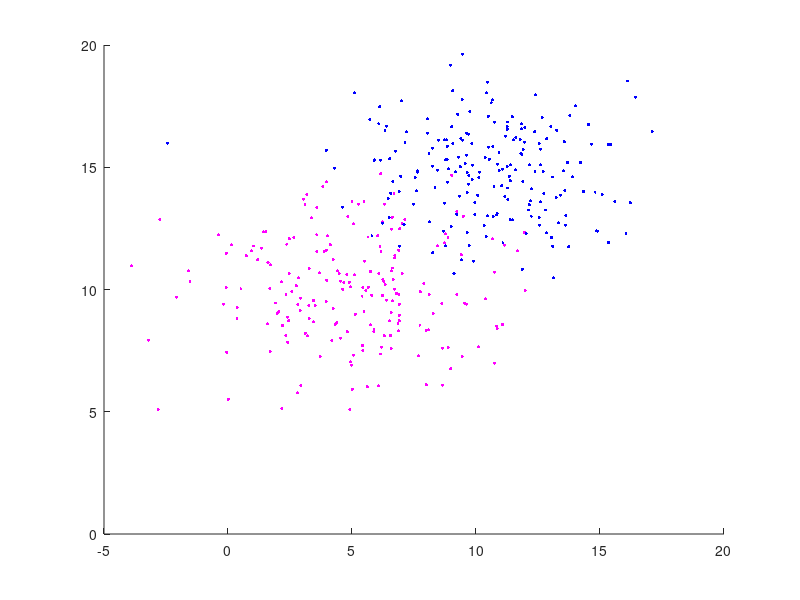
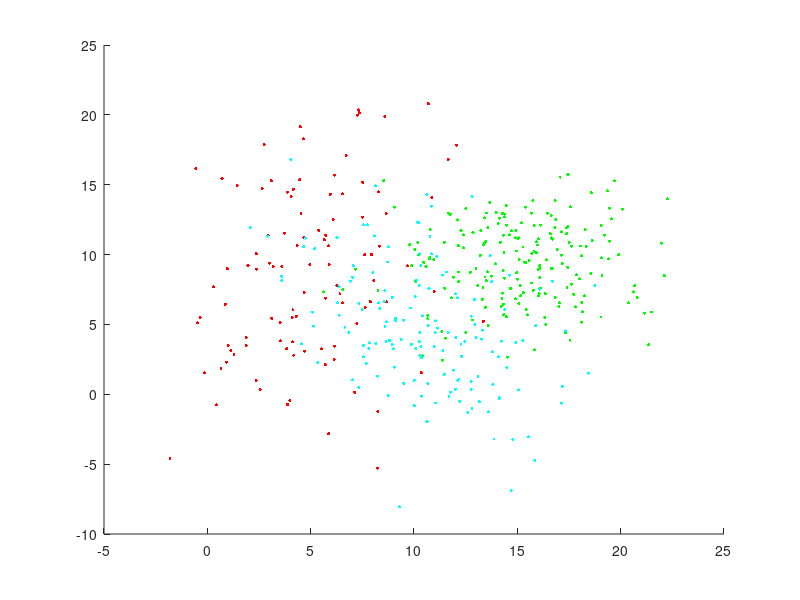
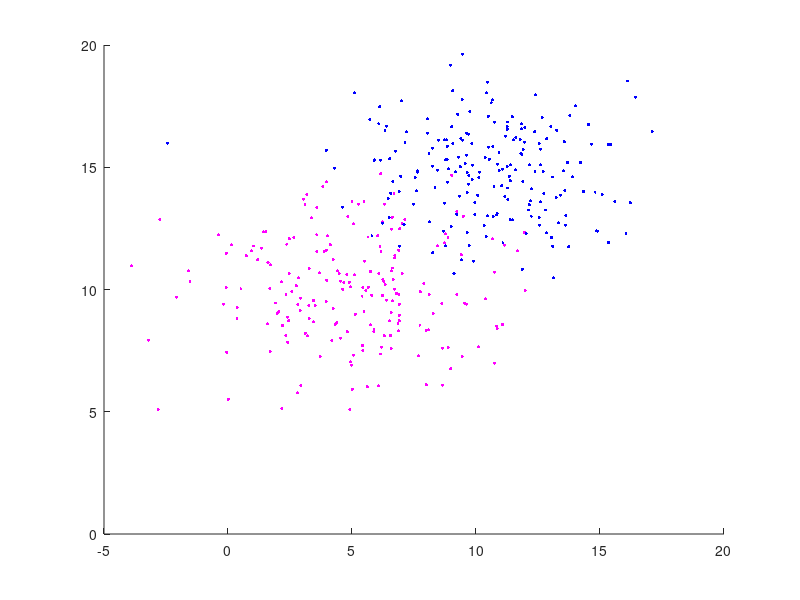
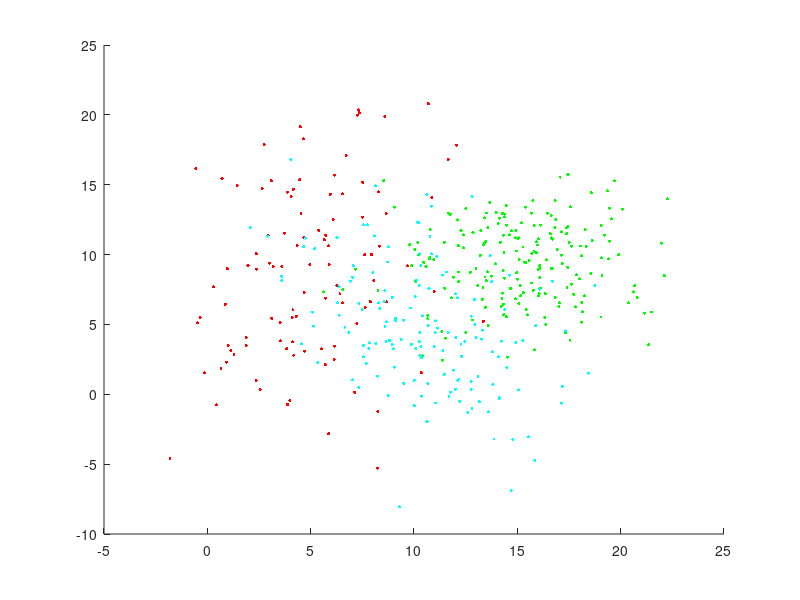

Recreate these plots in MATLAB, in order. (Note: this script raises an error after producing the figures.)
function main

    clear;
    clf();

    gridSize = 0.1;
    k = 5;
    
    %CASE 1:

    Na = 200;
    muA = [5; 10];
    covarA = [8 0; 0 4];
    colourA = 'm';

    Nb = 200;
    muB = [10; 15];
    covarB = [8 0; 0 4];
    colourB = 'b';

    %CASE 2:
    Nc = 100;
    muC = [5; 10];
    covarC = [8 4; 4 40];
    colourC = 'r';

    Nd = 200;
    muD = [15; 10];
    covarD = [8 0; 0 8];
    colourD = 'g';

    Ne = 150;
    muE = [10; 5];
    covarE = [10 -5; -5 20;];
    colourE = 'c';

    %Generate bivariate normal distribution with mean vector and covariance
    %matrix
    dataA = gen_normal_distribution(Na, muA, covarA);
    dataATest = gen_normal_distribution(Na, muA, covarA);
    figure(1);
    scatter(dataA(:,1), dataA(:,2), 5, colourA, 'filled');
    hold on;
    figure(3);
    scatter(dataA(:,1), dataA(:,2), 5, colourA, 'filled');
    hold on;

    dataB = gen_normal_distribution(Nb, muB, covarB);
    dataBTest = gen_normal_distribution(Nb, muB, covarB);
    figure(1);
    scatter(dataB(:,1), dataB(:,2), 5, colourB, 'filled');
    hold on;
    figure(3);
    scatter(dataB(:,1), dataB(:,2), 5, colourB, 'filled');
    hold on;


    figure(2);
    dataC = gen_normal_distribution(Nc, muC, covarC);
    dataCTest = gen_normal_distribution(Nc, muC, covarC);
    scatter(dataC(:,1), dataC(:,2), 5, colourC, 'filled');
    hold on;
    dataD = gen_normal_distribution(Nd, muD, covarD);
    dataDTest = gen_normal_distribution(Nd, muD, covarD);
    scatter(dataD(:,1), dataD(:,2), 5, colourD, 'filled');
    hold on;
    dataE = gen_normal_distribution(Ne, muE, covarE);
    dataETest = gen_normal_distribution(Ne, muE, covarE);
    scatter(dataE(:,1), dataE(:,2), 5, colourE, 'filled');
    hold on;
    
    figure(4);
    scatter(dataC(:,1), dataC(:,2), 5, colourC, 'filled');
    hold on;
    scatter(dataD(:,1), dataD(:,2), 5, colourD, 'filled');
    hold on;
    scatter(dataE(:,1), dataE(:,2), 5, colourE, 'filled');
    hold on;

    

    %Find whitening transform W -> unit std.dev. contour
    [eigen_vec_A, eigen_diag_A] = get_eigenvalues(covarA);

    %plot ellipse
    figure(1);
    thetaA = atan2(eigen_vec_A(3),eigen_vec_A(1));
    Draw.draw_ellipse(muA(1), muA(2), thetaA, sqrt(eigen_diag_A(1)), sqrt(eigen_diag_A(4)), colourA);
    hold on;

    [eigen_vec_B, eigen_diag_B] = get_eigenvalues(covarB);
    thetaB = atan2(eigen_vec_B(3),eigen_vec_B(1));
    Draw.draw_ellipse(muB(1), muB(2), thetaB, sqrt(eigen_diag_B(1)), sqrt(eigen_diag_B(4)), colourB);
    hold on;
    
    figure(3);
    Draw.draw_ellipse(muA(1), muA(2), thetaA, sqrt(eigen_diag_A(1)), sqrt(eigen_diag_A(4)), colourA);
    hold on;
    Draw.draw_ellipse(muB(1), muB(2), thetaB, sqrt(eigen_diag_B(1)), sqrt(eigen_diag_B(4)), colourB);
    hold on;

    figure(2);
    [eigen_vec_C, eigen_diag_C] = get_eigenvalues(covarC);
    thetaC = atan2(eigen_vec_C(3),eigen_vec_C(1));
    Draw.draw_ellipse(muC(1), muC(2), thetaC, sqrt(eigen_diag_C(1)), sqrt(eigen_diag_C(4)), colourC);
    hold on;

    [eigen_vec_D, eigen_diag_D] = get_eigenvalues(covarD);
    thetaD = atan2(eigen_vec_D(3),eigen_vec_D(1));
    Draw.draw_ellipse(muD(1), muD(2), thetaD, sqrt(eigen_diag_D(1)), sqrt(eigen_diag_D(4)), colourD);
    hold on;

    [eigen_vec_E, eigen_diag_E] = get_eigenvalues(covarE);
    thetaE = atan2(eigen_vec_E(3),eigen_vec_E(1));
    Draw.draw_ellipse(muE(1), muE(2), thetaE, sqrt(eigen_diag_E(1)), sqrt(eigen_diag_E(4)), colourE);
    hold on;
    
    figure(4);
    Draw.draw_ellipse(muC(1), muC(2), thetaC, sqrt(eigen_diag_C(1)), sqrt(eigen_diag_C(4)), colourC);
    hold on;
    Draw.draw_ellipse(muD(1), muD(2), thetaD, sqrt(eigen_diag_D(1)), sqrt(eigen_diag_D(4)), colourD);
    hold on;
    Draw.draw_ellipse(muE(1), muE(2), thetaE, sqrt(eigen_diag_E(1)), sqrt(eigen_diag_E(4)), colourE);
    hold on;

    whiten_A = eigen_diag_A^(-1/2) * transpose(eigen_vec_A);
    whiten_B = eigen_diag_B^(-1/2) * transpose(eigen_vec_B);
    whiten_C = eigen_diag_C^(-1/2) * transpose(eigen_vec_C);
    whiten_D = eigen_diag_D^(-1/2) * transpose(eigen_vec_D);
    whiten_E = eigen_diag_E^(-1/2) * transpose(eigen_vec_E);

    muA_whitened = whiten_A * muA;
    muB_whitened = whiten_B * muB;
    muC_whitened = whiten_C * muC;
    muD_whitened = whiten_D * muD;
    muE_whitened = whiten_E * muE;

    %draw unit standard deviation contours
    figure(1)
    Draw.draw_circle(muA_whitened, colourA);
    Draw.draw_circle(muB_whitened, colourB);
    figure(2)
    Draw.draw_circle(muC_whitened, colourC);
    Draw.draw_circle(muD_whitened, colourD);
    Draw.draw_circle(muE_whitened, colourE);
    figure(3)
    Draw.draw_circle(muA_whitened, colourA);
    Draw.draw_circle(muB_whitened, colourB);
    figure(4)
    Draw.draw_circle(muC_whitened, colourC);
    Draw.draw_circle(muD_whitened, colourD);
    Draw.draw_circle(muE_whitened, colourE);

    AB_means = [muA muB];
    AB_tmeans = [muA_whitened muB_whitened];
    AB_transforms = [whiten_A whiten_B];
    AB_probs = [Na/(Na+Nb) Nb/(Na+Nb)];
    AB_covars = [covarA covarB];
    
    CDE_means = [muC muD muE];
    CDE_tmeans = [muC_whitened muD_whitened muE_whitened];
    CDE_transforms = [whiten_C whiten_D whiten_E];
    CDE_probs = [Nc/(Nc+Nd+Ne) Nd/(Nc+Nd+Ne) Ne/(Nc+Nd+Ne)];
    CDE_covars = [covarC covarD covarE];
    
    %Grid Helper
    [xVals_AB, yVals_AB, grid_AB] = Plotter.prepareGrid(gridSize, dataA, dataB);
    [xVals_AB_Test, yVals_AB_Test, grid_AB_Test] = Plotter.prepareGrid(gridSize, dataATest, dataBTest);
    [xVals_CDE, yVals_CDE, grid_CDE] = Plotter.prepareGrid(gridSize, dataC, dataD, dataE);
    [xVals_CDE_Test, yVals_CDE_Test, grid_CDE_Test] = Plotter.prepareGrid(gridSize, dataCTest, dataDTest, dataETest);

    figure(1);
    MED_AB = Plotter.plot_MED(grid_AB, xVals_AB, yVals_AB, AB_means);
    GED_AB = Plotter.plot_GED(grid_AB, xVals_AB, yVals_AB, AB_tmeans, AB_transforms);
    MAP_AB = Plotter.plot_MAP(grid_AB, xVals_AB, yVals_AB, AB_means, AB_covars, AB_probs);
    figure(2);
    MED_CDE = Plotter.plot_MED(grid_CDE, xVals_CDE, yVals_CDE, CDE_means);
    GED_CDE = Plotter.plot_GED(grid_CDE, xVals_CDE, yVals_CDE, CDE_tmeans, CDE_transforms);
 	MAP_CDE = Plotter.plot_MAP(grid_CDE, xVals_CDE, yVals_CDE, CDE_means, CDE_covars, CDE_probs);
    figure(3);
    NN_AB  = Plotter.plot_nn(1, grid_AB_Test, xVals_AB_Test, yVals_AB_Test, dataA, dataB);
    KNN_AB = Plotter.plot_nn(k, grid_AB_Test, xVals_AB_Test, yVals_AB_Test, dataA, dataB);
    figure(4);
    NN_CDE  = Plotter.plot_nn(1, grid_CDE_Test, xVals_CDE_Test, yVals_CDE_Test, dataC, dataD, dataE);
 	KNN_CDE = Plotter.plot_nn(k, grid_CDE_Test, xVals_CDE_Test, yVals_CDE_Test, dataC, dataD, dataE);

    ErrorAnalysis.confusion(xVals_AB, yVals_AB, MED_AB, 'MED', dataA, dataB);
    ErrorAnalysis.confusion(xVals_AB, yVals_AB, GED_AB, 'GED', dataA, dataB);
    ErrorAnalysis.confusion(xVals_AB, yVals_AB, MAP_AB, 'MAP', dataA, dataB);
    ErrorAnalysis.confusion(xVals_AB_Test, yVals_AB_Test, NN_AB, 'NN', dataATest, dataBTest);
    ErrorAnalysis.confusion(xVals_AB_Test, yVals_AB_Test, KNN_AB, 'KNN', dataATest, dataBTest);
    
    ErrorAnalysis.confusion(xVals_CDE, yVals_CDE, MED_CDE, 'MED', dataC, dataD, dataE);
    ErrorAnalysis.confusion(xVals_CDE, yVals_CDE, GED_CDE, 'GED', dataC, dataD, dataE);
    ErrorAnalysis.confusion(xVals_CDE, yVals_CDE, MAP_CDE, 'MAP', dataC, dataD, dataE);
    ErrorAnalysis.confusion(xVals_CDE_Test, yVals_CDE_Test, NN_CDE, 'NN', dataCTest, dataDTest, dataETest);
    ErrorAnalysis.confusion(xVals_CDE_Test, yVals_CDE_Test, KNN_CDE,'kNN', dataCTest, dataDTest, dataETest);

end

function gauss = gen_normal_distribution(N, mu, covar)
    rand = randn(N,2);
    R = chol(covar);
    gauss = repmat(transpose(mu), length(rand), 1) + rand*R;
end

function [V,D] = get_eigenvalues(matrix)
    [V,D] = eig(matrix);
end